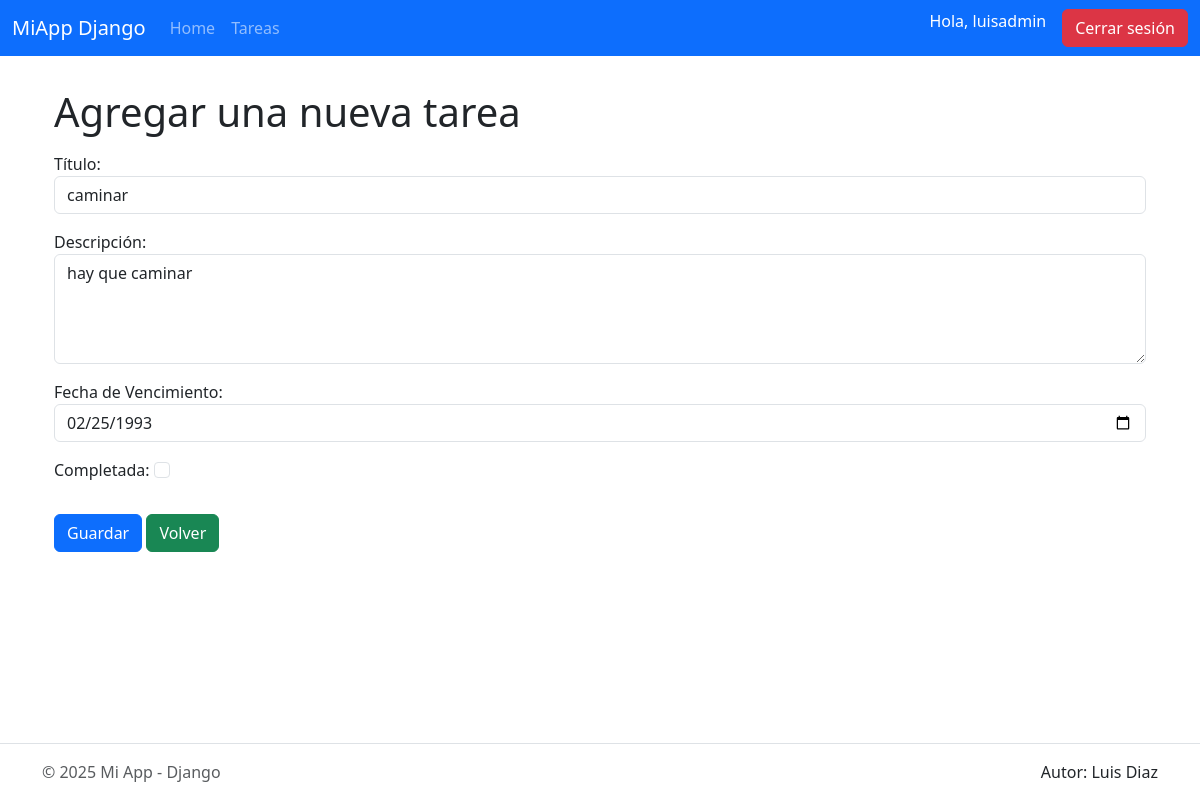
Screenshot of /gestorapp/tareas/9/editar/ (signed in) with the database file from the repository.
### GestorApp/models.py (models this page shows, shortened)
class Tarea(models.Model):
    titulo = models.CharField("Título", max_length=150)
    descripcion = models.TextField("Descripción", blank=True, null=True)
    fecha_limite = models.DateField("Fecha límite", null=True, blank=True)
    completada = models.BooleanField("Completada", default=False)
    usuario = models.ForeignKey(User, on_delete=models.CASCADE, related_name='tareas')
    creado_en = models.DateTimeField("Creado en", auto_now_add=True)
    actualizado_en = models.DateTimeField("Actualizado en", auto_now=True)
    class Meta:
        ordering = ['completada', 'fecha_limite', '-creado_en']
        verbose_name = "Tarea"
        verbose_name_plural = "Tareas"

### GestorApp/views.py (the view, shortened to what this page needs)
# urls.py: path('tareas/<int:pk>/editar/', EditarTarea.as_view(), name='editar_tarea'),
class EditarTarea(LoginRequiredMixin,UserPassesTestMixin, UpdateView):
    model = Tarea
    form_class = TareaForm
    template_name = 'editar_tarea.html'
    success_url = reverse_lazy('tareas')
    login_url = 'login'
    def test_func(self):
        tarea = self.get_object()
        return self.request.user == tarea.usuario or self.request.user.is_superuser

### GestorApp/formularios.py (shortened to what this page needs)
class TareaForm(forms.ModelForm):
    class Meta:
        model = Tarea
        fields = ['titulo', 'descripcion', 'fecha_limite', 'completada']
        labels = {
            'titulo': 'Título',
            'descripcion': 'Descripción',
            'fecha_limite': 'Fecha de Vencimiento',
            'completada': 'Completada',
        }
        widgets = {
            'titulo': forms.TextInput(attrs={
                'class': 'form-control',
                'placeholder': 'Escribe un título breve para la tarea',
            }),
            'descripcion': forms.Textarea(attrs={
                'class': 'form-control',
                'rows': 4,
                'placeholder': 'Agrega una descripción opcional...',
            }),
            'fecha_limite': forms.DateInput(attrs={
                'type': 'date',
                'class': 'form-control',
            }),
            'completada': forms.CheckboxInput(attrs={
                'class': 'form-check-input',
            }),
        }

### GestorApp/templates/editar_tarea.html (shortened to what this page needs)
{% extends "base.html" %}
{% block content %}
<div class="container mt-2">
    <h1>Agregar una nueva tarea</h1>
    <div class="mt-3">
        <form method="POST">
            {{ form.as_p }}
            <button type="submit" class="btn btn-primary mt-3">Guardar</button>
            <a href="{% url 'tareas' %}" class="btn btn-success mt-3">Volver</a>
        </form>
    </div>
</div>
{% endblock %}

### GestorApp/templates/base.html (shortened to what this page needs)
<!DOCTYPE html>
<html lang="en">
<head>
    {% load static %}
    <link href="https://cdn.jsdelivr.net/npm/bootstrap@5.3.8/dist/css/bootstrap.min.css" rel="stylesheet">
    <link rel="stylesheet" href="{% static 'GestorApp/css/style.css' %}">
</head>
<body>
    <nav class="navbar navbar-expand-lg bg-primary navbar-dark">
        <div class="container-fluid">
            <a class="navbar-brand" href="#">MiApp Django</a>
            <div class="collapse navbar-collapse" id="navbarNav">
                <ul class="navbar-nav me-auto">
                    <li class="nav-item">
                        <a class="nav-link {% if request.resolver_match.url_name == 'home' %}active{% endif %}" href="{% url 'home' %}">
                            Home
                        </a>
                    </li>
                    {% if user.is_authenticated %}
                    <li class="nav-item">
                        <a class="nav-link {% if request.resolver_match.url_name == 'tareas' %}active{% endif %}" href="{% url 'tareas' %}">
                            Tareas
                        </a>
                    </li>
                    {% endif %}
                </ul>
                <ul class="navbar-nav ms-auto">
                    {% if user.is_authenticated %}
                    <li class="nav-item">
                        <span class="navbar-text text-white me-2">Hola, {{ user.username }}</span>
                    </li>
                    <li class="nav-item">
                        <a class="btn btn-danger ms-2" href="{% url 'logout' %}">Cerrar sesión</a>
                    </li>
                    {% endif %}
                </ul>
            </div>
        </div>
    </nav>
    <main class="container my-4 flex-fill">
        {% block content %}
        {% endblock %}
    </main>
    <footer class="border-top py-3 mt-auto">
        <div class="container d-flex flex-wrap justify-content-between align-items-center">
            <div class="col-md-4 d-flex align-items-center">
                <span class="mb-3 mb-md-0 text-body-secondary">© 2025 Mi App - Django</span>
            </div>
            <ul class="nav col-md-4 justify-content-end list-unstyled d-flex">
                <li>Autor: Luis Diaz</li>
            </ul>
        </div>
    </footer>
</body>
</html>

### GestorApp/static/GestorApp/css/style.css (style rules this page uses)
html, body { height: 100%; margin: 0; }
body { display: flex; flex-direction: column; min-height: 100vh; }
main { flex: 1; }

### rows the page displays
Tarea: titulo "caminar", descripcion "hay que caminar", fecha_limite "02/25/1993"

### other values shown
{{ user.username }} "luisadmin"
